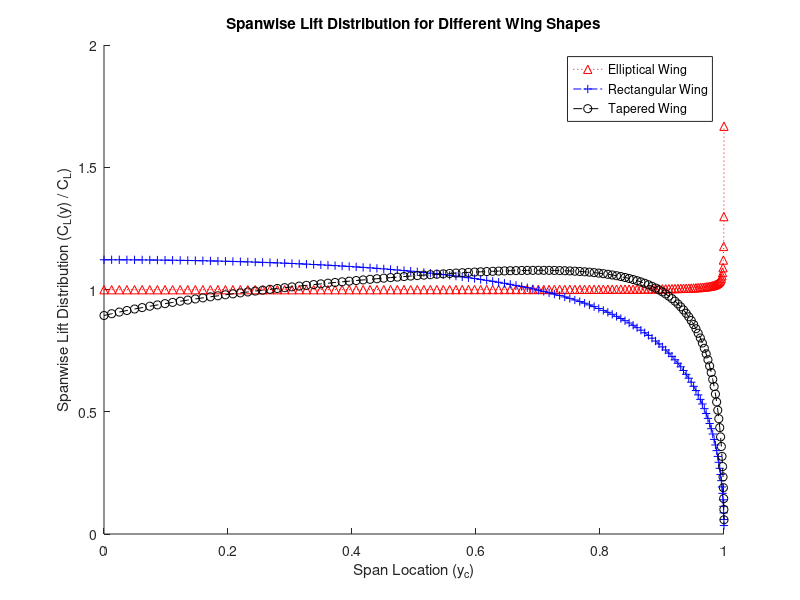
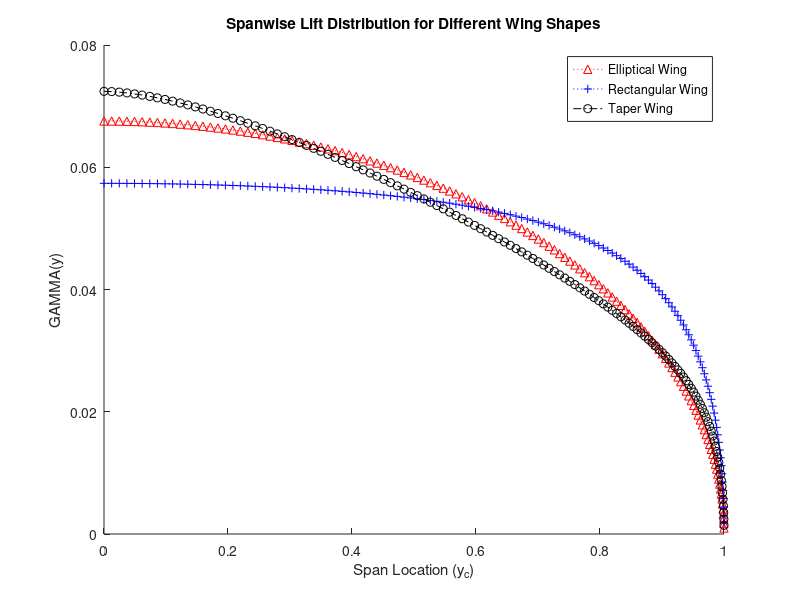

Reproduce these figures in MATLAB, in order.
%%%%%%%%%%%%%%%%%%%%%%%%%%%%%%%%%%%%%%%%%%%%%%%%%%%%%%%%%%%%%%%%%%
%                                                                %
%                                                                %
% Justin Millsap | ARO 3011 | Computer Assignment | Dr. Tony Lin %
%                                                                %
%                                                                %
%%%%%%%%%%%%%%%%%%%%%%%%%%%%%%%%%%%%%%%%%%%%%%%%%%%%%%%%%%%%%%%%%%
%% A) Develop a computer program that uses numerical lifting-line theory to calculate the following aerodynamic characteristics.
% 1) Total wing lift coefficient C_L
% 2) Total wing induced drag coefficient C_di
% 3) Spanwise lift distribution normalized with total wing lift coefficient C_l (y) / C_L
% 4) Spandwise distribution of bound circulation GAMMA(y)
% 5) Delta = (pi*A*C_Di)/(C_L)^2 - 1

% WHAT NEEDS TO BE FIXED %
    %   CD
    %   GAMMA(Y)
    

%% A.1) Rectangular Wing - Pilatus PC-6 Turbo Porter
clear;clc; clear all

%%%%%   INPUTS [ EDIT ] %%%%%

epsilon_t_deg = 0;                              % Twist [ deg ]
epsilon_t_rad = epsilon_t_deg*pi/180;            % Twist [ rad ]
C_L_alpha_rad = 2*pi*0.96;                    % Section lift curve slope [ 1 / rad ]
SemiSpanLength = 1;                          % b/2
b = SemiSpanLength*2;                        % Wing Span
AR = 8;                                       % Aspect Ratio
AOA_absolute_deg = 5;                        % Wing Absolute AOA (at center section) [ deg ]
AOA_absolute_rad = AOA_absolute_deg*pi/180;  % Wing Absolute AOA (at center section) [ rad ]



rho = 1;
V = 1; 
q = (1/2)*rho*V^2;                           % Dynamic Pressure
N = 128;                                      % Number of itterations

%%%%%% Equations [ DO NOT EDIT ]    %%%%%
% Total wing lift coefficient C_L

c = b/AR;                                   % Chord Length
S = b*c;                                    % Wing Area

i = 1:N;
j = 1:N;

%  Determining k_ij values
%  if i => j -----> k = 1
%  if i < j  -----> k =0

k = zeros(N,N);
k = k(i,j);
for i = 1:N;
    for j = 1:N;
        if i>= j;
            k(i,j) = 1;
        else i < j ;
            k(i,j) = 0;
        end
    end
end



% Cosine Spacing y_vi

for i = 1:N;
   m = 2*(N-1) + 1;
   deltaTheta = pi/m;
   y_v(i) = (b/2)*cos((1 - i + (1/2)*(m-1))*deltaTheta);
end

% Determining y_ci  Span Location of computation of downwash

 for i = 2:N;

y_c(1) = 0;
y_c(i) = (1/2)*(y_v(i) + y_v(i-1));

 end
y_c_128 = y_c

 %save('y_c_128.mat','y_c_128') 

% Determining AOA_j 
for j = 1:N
    for i = 1:N
       
AOA(i) = epsilon_t_rad*y_c(i) + AOA_absolute_rad;
    
    end
end


% Determining C_ij values
for i = 1:N;
    for j = 1:N;

C(i,j) = (1/(2*pi)) * (y_v(i)) / ( (y_v(i))^2 - (y_c(j))^2 );
    
    end
end

% Defining Chord Length "c"

for j = 1:N
  
    c(j) = b/AR ;

end

% Defining A

for i = 1:N
    for j = 1:N
        A(j,i) = (1/2)*(c(j))*(C_L_alpha_rad)*C(i,j) + k(i,j);
    end

end


% Defining B 

for j = 1:N
    B(j) = (1/2)*c(j)*(C_L_alpha_rad)*AOA(j);
end
B = B' ;
  
% Defining gamma_lower
gamma_lower = (A)^-1 * B;

% Define gamma_cap
gamma_cap = zeros(N, 1);  % Initialize gamma_cap as a column vector of zeros

for i = N:-1:1
    gamma_cap(i) = sum(gamma_lower(i:N));
end


% Defining w ( down - wash velocity )
w = zeros(N,1);
for j = 1:N
    for i = 1:N

        w(j) = w(j) + C(i,j)*gamma_lower(i);
        
    end
end


% Defining AOA_dw ( Down-wash Angle of Attack)
AOA_dw = zeros(N , 1);
for j = 1:N;
    for i = 1:N;
        AOA_dw(j) = w(j)/V;
    end
end


% Define delta_y

delta_y = zeros(N,1);

delta_y(1) = (y_v(1)+y_v(1));

for i = 2:N
        delta_y(i) =2*( y_v(i) - y_v(i-1));
end

% Calculate Lift Coefficient
for i = 1:N;
    L(i) = rho*V*(gamma_cap(i)*delta_y(i));
end

C_L = sum(L)/(q*S);

% Calculate lift coefficients C_Li

for j = 1:N;
  
    C_l(j) =  C_L_alpha_rad*(AOA(j) - AOA_dw(j));
    
end


% Determine C_d

% Spanwise lift distribution C_ly
C_ly = sum(C_l);

% Determine lift dirtrubion normalized with total wing lift coefficient
% C_L(y) / C_L

    
C_ly_CL_rect =  C_l/ C_L;
   


C_lyCl = C_ly/C_L;

% Determine Delta
%Delta = ( (pi*AR*C_D)/(C_L^2) ) - 1;


gamma_cap_y_rect = gamma_cap
% gamma_cap_y_rect_2 = gamma_cap_y_rect
% gamma_cap_y_rect_8 = gamma_cap_y_rect
% gamma_cap_y_rect_32 = gamma_cap_y_rect
% gamma_cap_y_rect_128 = gamma_cap_y_rect
% 
% 
% save('Gamma_cap_rect_N_128.mat','gamma_cap_y_rect_128')  
% 
% display("When considering a rectangular wing and using the numerical lifting line theory (NLLT), the found values are the following:")
% fprintf(" 1) The total wing lift coefficient is C_L = %.4f\n"  , C_L)
% fprintf(" 2) The total wing induced drag coefficient is C_D = %.4f\n"  , C_D)
% fprintf(" 3) The Spanwise distribution noramilzed with total wing lift coefficient is = %.4f\n"  , C_lyCl)
% fprintf(" 4) The Spanwise distribution of bound circulation is  = %.4f\n"  , gamma_cap_y)
% fprintf(" 5) Delta = %.4f\n"  , Delta)

% data1 = C_ly_CL(:,:); 
% data2 = y_c(:,:); 
% data3 = gamma_cap_y;
% 
% data1 = data1';
% data2 = data2';
% data3 = data3;
% 
% ComputerAssignmnet = 'output_multisheet10.xlsx'; 
% 
% xlswrite(ComputerAssignmnet, data1, 'Sheet1');
% xlswrite(ComputerAssignmnet, data2, 'Sheet2');
% xlswrite(ComputerAssignmnet, data3, 'gamma_cap_rect');
%% A.2) Tapered Wing - Pilatus PC-6 Turbo Porter


%%%%%   INPUTS [ EDIT ] %%%%%

epsilon_t_deg = 0;                              % Twist [ deg ]
epsilon_t_rad = epsilon_t_deg*pi/180;            % Twist [ rad ]
C_L_alpha_rad = 2*pi*0.96;                    % Section lift curve slope [ 1 / rad ]
SemiSpanLength = 1;                          % b/2
b = SemiSpanLength*2;                        % Wing Span
AR = 8;                                       % Aspect Ratio
AOA_absolute_deg = 5;                        % Wing Absolute AOA (at center section) [ deg ]
AOA_absolute_rad = AOA_absolute_deg*pi/180;  % Wing Absolute AOA (at center section) [ rad ]



rho = 1;
V = 1; 
q = (1/2)*rho*V^2;                           % Dynamic Pressure
                                      % Number of itterations
lambda = 0.3;

%%%%%% Equations [ DO NOT EDIT ]    %%%%%
% Total wing lift coefficient C_L

S = (b^2)/AR;


c_root = (2*S)/(b*(1+lambda));
c_tip = lambda*c_root;



i = 1:N;
j = 1:N;

%  Determining k_ij values
%  if i => j -----> k = 1
%  if i < j  -----> k =0

k = zeros(N,N);
k = k(i,j);
for i = 1:N;
    for j = 1:N;
        if i>= j;
            k(i,j) = 1;
        else i < j ;
            k(i,j) = 0;
        end
    end
end



% Cosine Spacing y_vi

for i = 1:N;
   m = 2*(N-1) + 1;
   deltaTheta = pi/m;
   y_v(i) = (b/2)*cos((1 - i + (1/2)*(m-1))*deltaTheta);
end

 

% Determining AOA_j 
for j = 1:N
    for i = 1:N
       
AOA(i) = epsilon_t_rad*y_c(i) + AOA_absolute_rad;
    
    end
end


% Determining C_ij values
for i = 1:N;
    for j = 1:N;

C(i,j) = (1/(2*pi)) * (y_v(i)) / ( (y_v(i))^2 - (y_c(j))^2 );
    
    end
end

% Define chord length for a Tapered Wing
c_tapered = zeros(N, 1);
for i = 1:N
    y = y_c(i);
    c_tapered(i) = c_root * (1 - (2 * y / b) * (1 - lambda));
end
% Defining A

for i = 1:N
    for j = 1:N
        A(j,i) = (1/2)*(c_tapered(j))*(C_L_alpha_rad)*C(i,j) + k(i,j);
    end

end


% Defining B 

for j = 1:N
    B(j) = (1/2)*c_tapered(j)*(C_L_alpha_rad)*AOA(j);
end
B = B' ;



% Defining gamma_lower
gamma_lower = A \ B(:);

% Define gamma_cap
gamma_cap = zeros(N, 1);  % Initialize gamma_cap as a column vector of zeros

for i = N:-1:1
    gamma_cap(i) = sum(gamma_lower(i:N));
end


% Defining w ( down - wash velocity )
w = zeros(N,1);
for j = 1:N
    for i = 1:N

        w(j) = w(j) + C(i,j)*gamma_lower(i);
        
    end
end


% Defining AOA_dw ( Down-wash Angle of Attack)
AOA_dw = zeros(N , 1);
for j = 1:N;
    for i = 1:N;
        AOA_dw(j) = w(j)/V;
    end
end


% Define delta_y

delta_y = zeros(N,1);

delta_y(1) = (y_v(1)+y_v(1));

for i = 2:N
        delta_y(i) =2*( y_v(i) - y_v(i-1));
end

% Calculate Lift Coefficient
for i = 1:N;
    L(i) = rho*V*(gamma_cap(i)*delta_y(i));
end

C_L = sum(L)/(q*S);

% Calculate lift coefficients C_Li

for j = 1:N;
  
    C_l(j) =  C_L_alpha_rad*(AOA(j) - AOA_dw(j));
    
end


% %Calculate Drag Coefficient CD_i   ( POSSIBLE METHOD 1 )
% 
% for j = 1:N
%     for i = 1:N
%     C_d(j) = C_L_alpha_rad*( AOA(j) - AOA_dw(j))*w(j);
%     end   
% end
% C_D = sum(C_d)

%Calculate Drag Coefficient CD_i   ( POSSIBLE METHOD 2)
C_D = (C_L^2)/(pi*AR)


% Spanwise lift distribution C_ly
C_ly = sum(C_l);

% Determine lift dirtrubion normalized with total wing lift coefficient
% C_L(y) / C_L

    
C_ly_CL_taper =  C_l/ C_L;
   


C_lyCl = C_ly/C_L;

% Determine Delta
Delta = ( (pi*AR*C_D)/(C_L^2) ) - 1;

% Determine gamma_cap_y
gamma_cap_y_taper = gamma_cap
% gamma_cap_y_taper_2 = gamma_cap_y_taper
% gamma_cap_y_taper_8 = gamma_cap_y_taper
% gamma_cap_y_taper_32 = gamma_cap_y_taper
% gamma_cap_y_taper_128 = gamma_cap_y_taper
% 
% save('Gamma_cap_taper_N_128.mat','gamma_cap_y_taper_128') 


% display("When considering a tapered wing and using the numerical lifting line theory (NLLT), the found values are the following:")
% fprintf(" 1) The total wing lift coefficient is C_L = %.4f\n"  , C_L)
% %fprintf(" 2) The total wing induced drag coefficient is C_D = %.4f\n"  , C_D)
% fprintf(" 3) The Spanwise distribution noramilzed with total wing lift coefficient is = %.4f\n"  , C_lyCl)
% %fprintf(" 4) The Spanwise distribution of bound circulation is  = %.4f\n"  , gamma_cap_y)
% %fprintf(" 5) Delta = %.4f\n"  , Delta)
% 
%  data1 = C_ly_CL(:,:); 
%  data2 = y_c(:,:); 
%  data3 = gamma_cap(:,:);
% % 
%  data1 = data1';
%  data2 = data2';
%  data3 = data3';
% % 
% % 
%  ComputerAssignmnet = 'output_multisheet10.xlsx'; 
% % 
% % 
%  xlswrite(ComputerAssignmnet, data1, ' C_ly_CL_taper');
%  xlswrite(ComputerAssignmnet, data2, 'y_c_taper');
%  xlswrite(ComputerAssignmnet, data3, 'gamma_cap_taper');


 
 
%% A.3) Elliptical Wing - Pilatus PC-6 Turbo Porter


%%%%%   INPUTS [ EDIT ] %%%%%

epsilon_t_deg = 0;                              % Twist [ deg ]
epsilon_t_rad = epsilon_t_deg*pi/180;            % Twist [ rad ]
C_L_alpha_rad = 2*pi*0.96;                    % Section lift curve slope [ 1 / rad ]
SemiSpanLength = 1;                          % b/2
b = SemiSpanLength*2;                        % Wing Span
AR = 8;                                       % Aspect Ratio
AOA_absolute_deg = 5;                        % Wing Absolute AOA (at center section) [ deg ]
AOA_absolute_rad = AOA_absolute_deg*pi/180;  % Wing Absolute AOA (at center section) [ rad ]



rho = 1;
V = 1; 
q = (1/2)*rho*V^2;                           % Dynamic Pressure
                                    % Number of itterations

%%%%%% Equations [ DO NOT EDIT ]    %%%%%
% Total wing lift coefficient C_L


S = (b^2)/AR;                                    % Wing Area

i = 1:N;
j = 1:N;

%  Determining k_ij values
%  if i => j -----> k = 1
%  if i < j  -----> k =0

k = zeros(N,N);
k = k(i,j);
for i = 1:N;
    for j = 1:N;
        if i>= j;
            k(i,j) = 1;
        else i < j ;
            k(i,j) = 0;
        end
    end
end



% Cosine Spacing y_vi

for i = 1:N;
   m = 2*(N-1) + 1;
   deltaTheta = pi/m;
   y_v(i) = (b/2)*cos((1 - i + (1/2)*(m-1))*deltaTheta);
end
% Determining y_ci  Span Location of computation of downwash

 i = 2:N;

y_c(1) = 0;
y_c(i) = (1/2)*(y_v(i) + y_v(i-1));

%Calculating chord length for an elliptical wing


for i = 1:N;
    y = y_c(i);
    c_elliptical(i) = (4*S/(pi*b)) * sqrt(1 - (2*y/b)^2);
end



% Determining AOA_j 
for j = 1:N
    for i = 1:N
       
AOA(i) = epsilon_t_rad*y_c(i) + AOA_absolute_rad;
    
    end
end




% Determining C_ij values
for i = 1:N;
    for j = 1:N;

C(i,j) = (1/(2*pi)) * (y_v(i)) / ( (y_v(i))^2 - (y_c(j))^2 );
    
    end
end



% Defining A

for i = 1:N
    for j = 1:N
        A(j,i) = (1/2)*(c_elliptical(j))*(C_L_alpha_rad)*C(i,j) + k(i,j);
    end

end


% Defining B 

for j = 1:N
    B(j) = (1/2)*c_elliptical(j)*(C_L_alpha_rad)*AOA(j);
end
B = B' ;

  

% Defining gamma_lower
gamma_lower = A \ B(:)

% Define gamma_cap
gamma_cap = zeros(N, 1);  % Initialize gamma_cap as a column vector of zeros

for i = N:-1:1
    gamma_cap(i) = sum(gamma_lower(i:N));
end


% Defining w ( down - wash velocity )
w = zeros(N,1);
for j = 1:N
    for i = 1:N

        w(j) = w(j) + C(i,j)*gamma_lower(i);
        
    end
end


% Defining AOA_dw ( Down-wash Angle of Attack)
AOA_dw = zeros(N , 1);
for j = 1:N;
    for i = 1:N;
        AOA_dw(j) = w(j)/V;
    end
end


% Define delta_y

delta_y = zeros(N,1);

delta_y(1) = (y_v(1)+y_v(1));

for i = 2:N
        delta_y(i) =2*( y_v(i) - y_v(i-1));
end

% Calculate Lift Coefficient
for i = 1:N;
    L(i) = rho*V*(gamma_cap(i)*delta_y(i));
end

C_L = sum(L)/(q*S);

% Calculate lift coefficients C_Li

for j = 1:N;
  
    C_l(j) =  C_L_alpha_rad*(AOA(j) - AOA_dw(j));
    
end


% Calculate Induced Drag C_Di = A[gamma_cap*y_v(1)*w_1 + sum{ Gamm_cap(i)(y)v1 - y_v(i-1)) w_i







% Spanwise lift distribution C_ly
C_ly = sum(C_l);

% Determine lift dirtrubion normalized with total wing lift coefficient
% C_L(y) / C_L

    
C_ly_CL_ellip =  C_l/ C_L;
   


C_lyCl = C_ly/C_L;

% Determine Delta
%Delta = ( (pi*AR*C_D)/(C_L^2) ) - 1;

% Determine gamma_cap_y

gamma_cap_y_ellip = gamma_cap;
% gamma_cap_y_ellip_2 = gamma_cap_y_ellip
% gamma_cap_y_ellip_8 = gamma_cap_y_ellip
% gamma_cap_y_ellip_32 = gamma_cap_y_ellip
% gamma_cap_y_ellip_128 = gamma_cap_y_ellip

% save('Gamma_cap_ellip_N_128.mat','gamma_cap_y_ellip_128') 
% display("When considering a rectangular wing and using the numerical lifting line theory (NLLT), the found values are the following:")
% fprintf(" 1) The total wing lift coefficient is C_L = %.4f\n"  , C_L)
% %fprintf(" 2) The total wing induced drag coefficient is C_D = %.4f\n"  , C_D)
% fprintf(" 3) The Spanwise distribution noramilzed with total wing lift coefficient is = %.4f\n"  , C_lyCl)
% %fprintf(" 4) The Spanwise distribution of bound circulation is  = %.4f\n"  , gamma_cap_y)
% %fprintf(" 5) Delta = %.4f\n"  , Delta)

%  data1 = C_ly_CL(:,:); 
% data2 = y_c(:,:); 
% data3 = gamma_cap_y(:,:);
% 
% data1 = data1';
% data2 = data2';
% data3 = data3';
% 
% 
% ComputerAssignmnet = 'output_multisheet10.xlsx'; 
% 
% 
% xlswrite(ComputerAssignmnet, data1, ' C_ly_CL_ellip');
% xlswrite(ComputerAssignmnet, data2, 'y_c_ellip');
%  xlswrite(ComputerAssignmnet, data3, 'gamma_cap_ellip');





 %% Plot for Spanwise lift distibution & Gamma vs Yc

 figure(1)

 hold on

 plot(y_c , C_ly_CL_ellip , "r:^" ,"DisplayName", "Elliptical Wing")
 plot(y_c , C_ly_CL_rect , "b -.+","DisplayName", "Rectangular Wing")
 plot(y_c , C_ly_CL_taper , "k --o", "DisplayName", "Tapered Wing")
legend('show');
xlabel('Span Location (y_c)');
ylabel('Spanwise Lift Distribution (C_L(y) / C_L)');
title('Spanwise Lift Distribution for Different Wing Shapes');

hold off

figure(2)
hold on
 plot(y_c , gamma_cap_y_ellip , "r:^" ,"DisplayName", "Elliptical Wing")
 plot(y_c , gamma_cap_y_rect , "b :+","DisplayName", "Rectangular Wing")
 plot(y_c , gamma_cap_y_taper , "k -.o","DisplayName", "Taper Wing")
legend('show');
xlabel('Span Location (y_c)');
ylabel('GAMMA(y)');
title('Spanwise Lift Distribution for Different Wing Shapes');

hold off




%% Plot capital gamma


% load('Gamma_cap_rect_N_2.mat','gamma_cap_y_rect_2')  
% load('Gamma_cap_rect_N_8.mat','gamma_cap_y_rect_8')  
% load('Gamma_cap_rect_N_32.mat','gamma_cap_y_rect_32')  
% load('Gamma_cap_rect_N_128.mat','gamma_cap_y_rect_128')  
% 
% load('Gamma_cap_taper_N_2.mat','gamma_cap_y_taper_2') 
% load('Gamma_cap_taper_N_8.mat','gamma_cap_y_taper_8') 
% load('Gamma_cap_taper_N_32.mat','gamma_cap_y_taper_32') 
% load('Gamma_cap_taper_N_128.mat','gamma_cap_y_taper_128') 
% 
% load('Gamma_cap_ellip_N_2.mat','gamma_cap_y_ellip_2') 
% load('Gamma_cap_ellip_N_8.mat','gamma_cap_y_ellip_8') 
% load('Gamma_cap_ellip_N_32.mat','gamma_cap_y_ellip_32') 
% load('Gamma_cap_ellip_N_128.mat','gamma_cap_y_ellip_128') 
% 
% load('y_c_2.mat','y_c_2') 
% load('y_c_8.mat','y_c_8') 
% load('y_c_32.mat','y_c_32') 
% load('y_c_128.mat','y_c_128') 


% Elliptical Plot

% figure(3)
% hold on
% 
% plot(y_c_2,gamma_cap_y_ellip_2,"r^" ,"DisplayName", "N=2")
% plot(y_c_8,gamma_cap_y_ellip_8,"bo" ,"DisplayName", "N=8")
% plot(y_c_32,gamma_cap_y_ellip_32,"k +","DisplayName", "N=32")
% plot(y_c_128,gamma_cap_y_ellip_128,"m d","DisplayName", "N=128")
% 
% xlabel('Span Location (y_c)');
% ylabel('GAMMA(y)');
% title('Gamma vs y_c at different N values - Elliptical');
% legend('show');
% 
% 
% hold off
% 
% figure(4)
% hold on
% plot(y_c_2,gamma_cap_y_rect_2,"r^" ,"DisplayName", "N=2")
% plot(y_c_8,gamma_cap_y_rect_8,"bo" ,"DisplayName", "N=8")
% plot(y_c_32,gamma_cap_y_rect_32,"k +","DisplayName", "N=32")
% plot(y_c_128,gamma_cap_y_rect_128,"m d","DisplayName", "N=128")
% xlabel('Span Location (y_c)');
% ylabel('GAMMA(y)');
% title('Gamma vs y_c at different N values - Rectangular');
% legend('show');
% 
% hold off
% 
% figure(5)
% hold on
% 
% plot(y_c_2,gamma_cap_y_taper_2,"r^" ,"DisplayName", "N=2")
% plot(y_c_8,gamma_cap_y_taper_8,"bo" ,"DisplayName", "N=8")
% plot(y_c_32,gamma_cap_y_taper_32,"k +","DisplayName", "N=32")
% plot(y_c_128,gamma_cap_y_taper_128,"m d","DisplayName", "N=128")
% xlabel('Span Location (y_c)');
% ylabel('GAMMA(y)');
% title('Gamma vs y_c at different N values - Tapered');
% legend('show');
% 
% hold off




